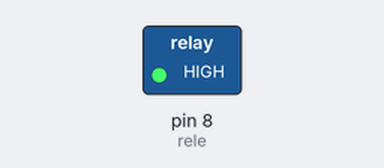
A sketch run on a simulated Arduino Uno, built with avr-gcc and run on an emulated ATmega328P. Parts: switched loads named in the sketch (green lamp = pin HIGH).

Above: at 0.1 s.
At 127.1 s:
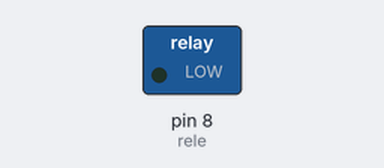
Timing chart, 0 to 128.6 s (numbered marks = the images above):
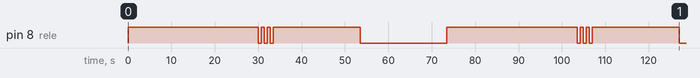

Measured:
- by itself, pin 8 (rele): HIGH → LOW at 30.0 s, → HIGH 0.70 s later, → LOW 0.70 s later, → HIGH 0.70 s later, … (15 changes in this stretch)

The sketch:

abat-jour_FENAGRESTE.ino
```cpp
// (licence header left out)
int rele = 8;
int recebido;
int auxiliar;


void setup() {
  Serial.begin(9600);
  pinMode(rele, OUTPUT);
  digitalWrite(rele, HIGH);
}

void loop() {
  digitalWrite(rele, HIGH);
  delay(30000);
  piscar();
  unsigned long inicial = millis();
  auxiliar = 0;
  while (auxiliar == 0) {
    unsigned long atual = millis();
    if ( (atual - inicial) <= 60000) {
      if ( Serial.available()) {
        recebido = Serial.read();
        if (recebido == 'a') {
          auxiliar = '1';
        }
      }
    }
    if ( (atual - inicial) > 20000 ) {
      int estado = 0;
      while (estado == 0) {
        digitalWrite(rele, LOW);
        delay(20000);
        estado =1;
      }
      estado=1;
      break;
    }

  }
}

void piscar () {
  digitalWrite(rele, LOW);
  delay(700);
  digitalWrite(rele, HIGH);
  delay(700);
  digitalWrite(rele, LOW);
  delay(700);
  digitalWrite(rele, HIGH);
  delay(700);
  digitalWrite(rele, LOW);
  delay(700);
  digitalWrite(rele, HIGH);
}
```
